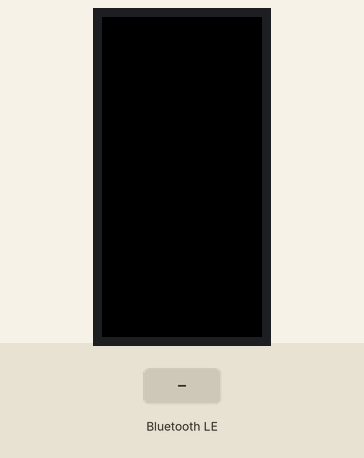
Bench run of a program on a simulated ESP32. Shown: 160×80 colour display. Inputs (shaded band) come from the test bench. Nothing arrives over Bluetooth unless stated; a phone connects over Bluetooth LE 3 s after start; what the program prints to the serial monitor is not drawn.

Above: at 1.3 s.
1.4 s: Bluetooth LE write "E" received
At 2.6 s:
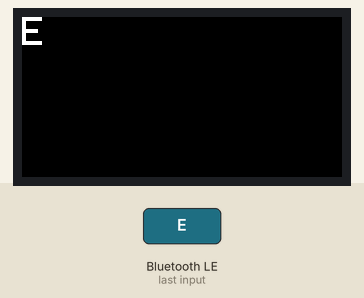
2.9 s: Bluetooth LE write "1" received
At 3.9 s:
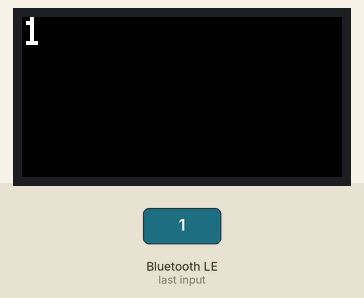
4.4 s: Bluetooth LE write "E" received
At 5.1 s:
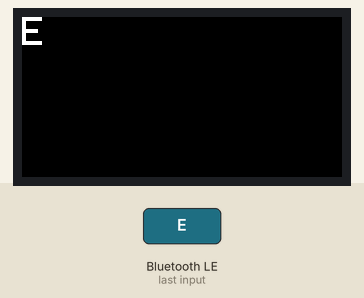
Timing chart, 0 to 7.4 s (numbered marks = the images above; inputs shaded):
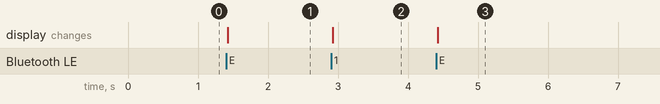

The program:

main.cpp
```cpp
/*
    Video: https://www.youtube.com/watch?v=oCMOYS71NIU
    Based on Neil Kolban example for IDF: https://github.com/nkolban/esp32-snippets/blob/master/cpp_utils/tests/BLE%20Tests/SampleNotify.cpp
    Ported to Arduino ESP32 by Evandro Copercini
    updated by chegewara

   Create a BLE server that, once we receive a connection, will send periodic notifications.
   The service advertises itself as: 4fafc201-1fb5-459e-8fcc-c5c9c331914b
   And has a characteristic of: beb5483e-36e1-4688-b7f5-ea07361b26a8

   The design of creating the BLE server is:
   1. Create a BLE Server
   2. Create a BLE Service
   3. Create a BLE Characteristic on the Service
   4. Create a BLE Descriptor on the characteristic
   5. Start the service.
   6. Start advertising.

   A connect hander associated with the server starts a background task that performs notification
   every couple of seconds.
*/
#include<Arduino.h>
#include<M5StickC.h>
#include <BLEDevice.h>
#include <BLEServer.h>
#include <BLEUtils.h>
#include <BLE2902.h>

BLEServer* pServer = NULL;
BLECharacteristic* pCharacteristic = NULL;
bool deviceConnected = false;
bool oldDeviceConnected = false;


// See the following for generating UUIDs:
// https://www.uuidgenerator.net/

#define SERVICE_UUID        "4fafc201-1fb5-459e-8fcc-c5c9c331914b"
#define CHARACTERISTIC_UUID "beb5483e-36e1-4688-b7f5-ea07361b26a8"


class MyServerCallbacks: public BLEServerCallbacks {
    void onConnect(BLEServer* pServer) {
      deviceConnected = true;
      BLEDevice::startAdvertising();
    };

    void onDisconnect(BLEServer* pServer) {
      deviceConnected = false;
    }
};

class MyCallbacks: public BLECharacteristicCallbacks {
  void onWrite(BLECharacteristic *pCharacteristic){
    std::string value = pCharacteristic->getValue();

    if(value.length() > 0){

      Serial.println("**********");
      Serial.print("Initial: ");
      Serial.println(value[0]);
      M5.Lcd.fillScreen(BLACK);
      M5.Lcd.setCursor(0, 0);
      M5.Lcd.println(value[0]);

      Serial.print("New value: ");
      if(value[0] == 'E'){
        M5.Lcd.setCursor(0, 0);
        for(int i=1; i < value.length(); i++){
          Serial.print(value[i]);
          M5.Lcd.println(value[i]);
          M5.Lcd.setCursor(i * 10, 0);
        }
      }

      Serial.println();
      Serial.println("**********");

    }
  }
};


void setup() {
  Serial.begin(115200);
  M5.begin();
  M5.Lcd.setTextSize(2);
  M5.Lcd.setRotation(3);
  M5.Lcd.fillScreen(BLACK);
  // Create the BLE Device
  BLEDevice::init("ESP32 GET NOTI FROM DEVICE");

  // Create the BLE Server
  pServer = BLEDevice::createServer();
  pServer->setCallbacks(new MyServerCallbacks());

  // Create the BLE Service
  BLEService *pService = pServer->createService(SERVICE_UUID);

  // Create a BLE Characteristic
  pCharacteristic = pService->createCharacteristic(
                      CHARACTERISTIC_UUID,
                      BLECharacteristic::PROPERTY_READ   |
                      BLECharacteristic::PROPERTY_WRITE  |
                      BLECharacteristic::PROPERTY_NOTIFY |
                      BLECharacteristic::PROPERTY_INDICATE
                    );

  pCharacteristic->setCallbacks(new MyCallbacks());

  // https://www.bluetooth.com/specifications/gatt/viewer?attributeXmlFile=org.bluetooth.descriptor.gatt.client_characteristic_configuration.xml
  // Create a BLE Descriptor
  pCharacteristic->addDescriptor(new BLE2902());

  // Start the service
  pService->start();

  // Start advertising
  BLEAdvertising *pAdvertising = BLEDevice::getAdvertising();
  pAdvertising->addServiceUUID(SERVICE_UUID);
  pAdvertising->setScanResponse(false);
  pAdvertising->setMinPreferred(0x0);  // set value to 0x00 to not advertise this parameter
  BLEDevice::startAdvertising();
  Serial.println("Waiting a client connection to notify...");
}

void loop() {
    // notify changed value
//    if (deviceConnected) {
//        pCharacteristic->setValue((uint8_t*)&value, 4);
//        pCharacteristic->notify();
//        value++;
//        delay(10); // bluetooth stack will go into congestion, if too many packets are sent, in 6 hours test i was able to go as low as 3ms
//    }
    // disconnecting
    if (!deviceConnected && oldDeviceConnected) {
        delay(500); // give the bluetooth stack the chance to get things ready
        pServer->startAdvertising(); // restart advertising
        Serial.println("start advertising");
        oldDeviceConnected = deviceConnected;
    }
    // connecting
    if (deviceConnected && !oldDeviceConnected) {
        // do stuff here on connecting
        oldDeviceConnected = deviceConnected;
    }
}
```

Measured:
- after the input at 1.4 s, the display: changes at once (image 1)
- after the input at 2.9 s, the display: changes at once (image 2)
- after the input at 4.4 s, the display: changes at once (image 3)
